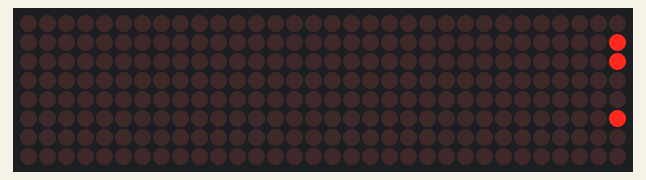
The sketch below on a simulated ESP32. On the bench: 32×8 LED matrix. WiFi joins after 1.5 s; servers stay silent unless stated; uploads are accepted with an empty reply; the local clock reads 2024-03-15 10:24:30 at power-on unless the sketch sets it; what the sketch prints to the serial monitor is not drawn.

Above: at 3.36 s.
At 3.99 s:
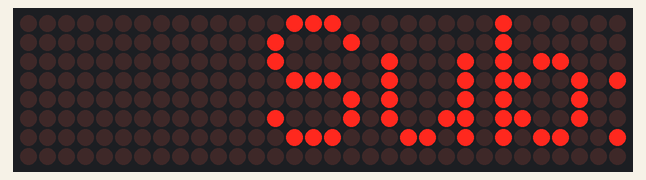
At 5.26 s:
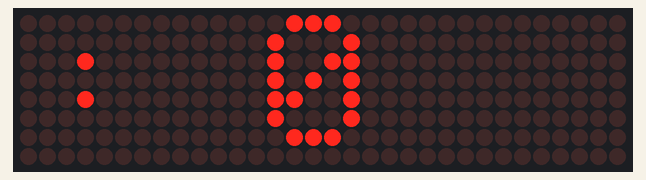
At 6.21 s:
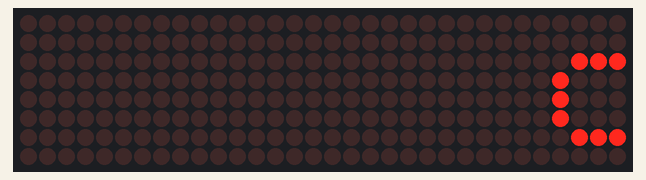
At 7.48 s:
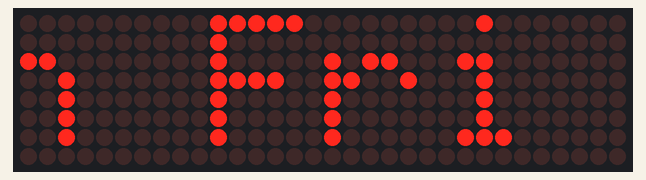
At 39.82 s:
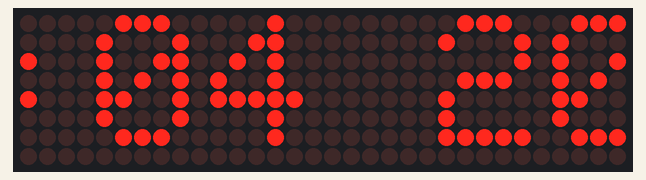

The sketch:

32-Using-SSL-to-read-Youtube-statistics-and-display-the-time.ino
```cpp
//########################  YouTube Subscriber Count Display on LED MATRIX  #############################
// Receives and displays YouTube channel statistics
//################# LIBRARIES ################
String version = "v1.0";       // Version of this program

#include <WiFi.h>
#include <WiFiClientSecure.h>
#include <ArduinoJson.h>     // https://github.com/bblanchon/ArduinoJson
#include <SPI.h>
#include <Adafruit_GFX.h>
#include <Max72xxPanel.h>    // https://github.com/markruys/arduino-Max72xxPanel
#include <time.h>
//################ VARIABLES ################
// Use your own API key by signing up for a free Youtube developer account at http://www.youtube.com
// LED Matrix Pin -> ESP32 Pin
// Vcc            -> 3v
// Gnd            -> Gnd
// DIN            -> MOSI pin use results of print statement 23 maybe
// CS             -> SS pin   use results of print statement 5 maybe
// CLK            -> SCK pin  use results of print statement 18 maybe

const char* channelId = "UC--------------------Tg"; // See your Channel details click on your channel icon at top-right, then Settings, then Advanced
const char* apiKey    = "AI-----------------------------------gM"; // See https://developers.google.com/youtube/v3/getting-started for an API key, you must enable it to make it work!
const char* host      = "https://www.googleapis.com";
unsigned long lastConnectionTime = 0;                 // Last time you connected to the server, in milliseconds
const unsigned long  postingInterval = 10L*60L*1000L; // Delay between updates, in milliseconds, you should limit your YouTube requests per-day maximum

//################ PROGRAM VARIABLES and OBJECTS ################
int pinCS = 5; // Attach CS to this pin, DIN to MOSI and CLK to SCK (cf http://arduino.cc/en/Reference/SPI )
int numberOfHorizontalDisplays = 4;
int numberOfVerticalDisplays   = 1;
int wait   = 35; // In milliseconds
int spacer = 1;
int width  = 5 + spacer; // The font width is 5 pixels
int port   = 443;
String time_str;

Max72xxPanel matrix = Max72xxPanel(pinCS, numberOfHorizontalDisplays, numberOfVerticalDisplays);

struct channelStatistics{
  long viewCount;
  long commentCount;
  long subscriberCount;
  bool hiddenSubscriberCount;
  long videoCount;
};

// Change to your WiFi credentials
const char* ssid     = "yourSSID";
const char* password = "yourPASSWORD";

channelStatistics channelStats;

void setup() {
  Serial.begin(115200); // initialize serial communications
  Serial.println("Mosi="+String(MOSI));
  Serial.println("SS="+String(SS));
  Serial.println("SCK="+String(SCK));
  StartWiFi(ssid,password);
  StartTime();

  //----------------------------------------------------------------------
  configTime(0 * 3600, 0, "pool.ntp.org", "time.nist.gov");
  matrix.setIntensity(0); // Use a value between 0 and 15 for brightness
// Adjust the LED matrix to your own needs
//  matrix.setPosition(0, 0, 0); // The first display is at <0, 0>
//  matrix.setPosition(1, 1, 0); // The second display is at <1, 0>
//  matrix.setPosition(2, 2, 0); // The third display is at <2, 0>
//  matrix.setPosition(3, 3, 0); // And the last display is at <3, 0>
//  ...
  matrix.setRotation(0, 1);    // The first display is position is rotated
  matrix.setRotation(1, 1);    // The first display is position is rotated
  matrix.setRotation(2, 1);    // The first display is position is rotated
  matrix.setRotation(3, 1);    // The first display is position is rotated
  lastConnectionTime = millis();
  obtain_subscriber_stats();
}

void loop() {
  display_message("Subs: " + String(channelStats.subscriberCount));
  time_t now = time(nullptr);
  String time = String(ctime(&now));
  time.trim();
  display_message(" on " + time);
  if (millis() - lastConnectionTime > postingInterval) { // 15-minutes
    obtain_subscriber_stats();
    lastConnectionTime = millis();
  }
}

//################ PROGRAM FUNCTIONS ################

void display_message(String message){ // Scroll the image left
  matrix.fillScreen(LOW);
  for ( int i = 0 ; i < width * message.length() + matrix.width() - 1 - spacer; i++ ) {
    int letter = i / width;
    int x = (matrix.width() - 1) - i % width;
    int y = (matrix.height() - 8) / 2; // center the text vertically
    while ( x + width - spacer >= 0 && letter >= 0 ) {
      if (letter < message.length()) matrix.drawChar(x, y, message[letter], HIGH, LOW, 1); // HIGH means foreground on, LOW means background off, LOW< HIGH inverts the display
      letter--;
      x -= width;
    }
    matrix.write(); // Send bitmap to display
    delay(wait);
  }
}

void obtain_subscriber_stats() {
  String command = "https://www.googleapis.com/youtube/v3/channels?part=statistics&id=" + String(channelId);
  String response = GetRequestFromYoutube(command);
  DynamicJsonBuffer jsonBuffer;
  JsonObject& root = jsonBuffer.parseObject(response); // Parse JSON
  if (!root.success()) {
    Serial.println(F("jsonBuffer.parseObject() failed"));
  }
  else
  {
    JsonObject& current                = root["items"][0]["statistics"];
    long subscriberCount               = current["subscriberCount"];
    long viewCount                     = current["viewCount"];
    long commentCount                  = current["commentCount"];
    long hiddenSubscriberCount         = current["hiddenSubscriberCount"];
    long videoCount                    = current["videoCount"];
    channelStats.viewCount             = viewCount;
    channelStats.subscriberCount       = subscriberCount;
    channelStats.commentCount          = commentCount;
    channelStats.hiddenSubscriberCount = hiddenSubscriberCount;
    channelStats.videoCount            = videoCount;
  }
  Serial.println("      View Count = " + String(channelStats.viewCount));
  Serial.println("Subscriber Count = " + String(channelStats.subscriberCount));
}

String GetRequestFromYoutube(String request) {
  String headers, body = "";
  bool Headers    = false;
  bool currentLineIsBlank = true;
  int  MessageLength = 1000;
  // Connect with youtube api over ssl
  WiFiClientSecure client;
  if (client.connect(host, port)) {
    Serial.println(".... connected to server");
    char c;
    int ch_count=0;
    request += "&key=" + String(apiKey);
    request = "GET " + request;
    //Serial.println(request);
    client.println(request);
    int now   = millis();
    while (millis()-now < 1500) {
      while (client.available()) {
        char c = client.read();
        if(!Headers){
          if (currentLineIsBlank && c == '\n') {
            Headers = true;
          }
          else{
            headers = headers + c;
          }
        } else {
          if (ch_count < MessageLength)  {
            body = body+c;
            ch_count++;
          }
        }
        if (c == '\n') {
          currentLineIsBlank = true;
        } else if (c != '\r') {
          currentLineIsBlank = false;
        }
      }
    }
  }
  return body;
}

////////////// WiFi, Time and Date Functions /////////////////
int StartWiFi(const char* ssid, const char* password) {
  int connAttempts = 0;
  Serial.print(F("\r\nConnecting to: ")); Serial.println(String(ssid));
  WiFi.begin(ssid, password);
  while (WiFi.status() != WL_CONNECTED ) {
    delay(500); Serial.print(".");
    if (connAttempts > 20) {
      Serial.println("\nFailed to connect to a Wi-Fi network");
      return -5;
    }
    connAttempts++;
  }
  Serial.print(F("WiFi connected at: "));
  Serial.println(WiFi.localIP());
  return 1;
}

void StartTime(){
  configTime(0, 0, "0.uk.pool.ntp.org", "time.nist.gov");
  setenv("TZ", "GMT0BST,M3.5.0/01,M10.5.0/02",1); // Change for your location
  UpdateLocalTime();
}

void UpdateLocalTime(){
  struct tm timeinfo;
  while (!getLocalTime(&timeinfo)){
    Serial.println("Failed to obtain time");
  }
  //See http://www.cplusplus.com/reference/ctime/strftime/
  Serial.println(&timeinfo, "%a %b %d %Y   %H:%M:%S"); // Displays: Saturday, June 24 2017 14:05:49
  char output[50];
  strftime(output, 50, "%a %d-%b-%y  (%H:%M:%S)", &timeinfo);
  time_str = output;
}
```
